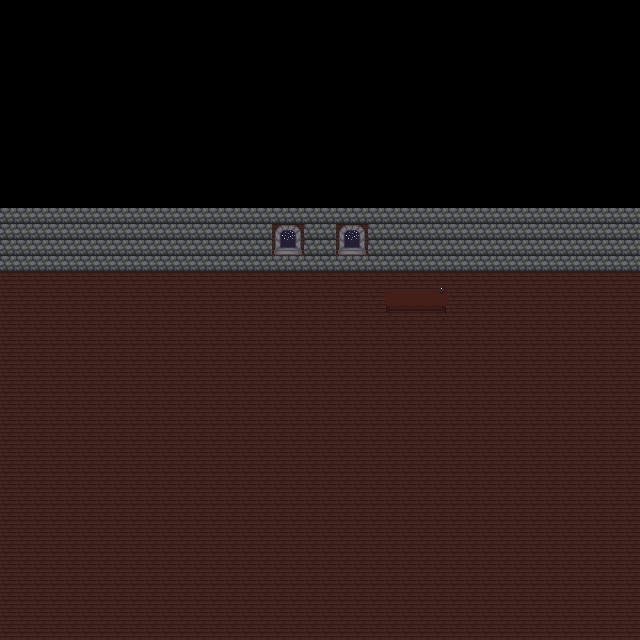

Tiled map render using the project's own tile images. Description and the whole map definition, tile-layer contents included, below:
An orthogonal 40x40 tile map with 16x16 px tiles, 2 tile layers (Tile Layer 2, Tile Layer 1) and 1 object (box).

<map version="1.10" tiledversion="1.12.1" orientation="orthogonal" renderorder="right-down" width="40" height="40" tilewidth="16" tileheight="16" infinite="0" nextlayerid="5" nextobjectid="2">
 <tileset firstgid="1" source="tileset.tsx" />
 <layer id="4" name="Tile Layer 2" width="40" height="40">
  <data encoding="csv">
0,0,0,0,0,0,0,0,0,0,0,0,0,0,0,0,0,0,0,0,0,0,0,0,0,0,0,0,0,0,0,0,0,0,0,0,0,0,0,0,
0,0,0,0,0,0,0,0,0,0,0,0,0,0,0,0,0,0,0,0,0,0,0,0,0,0,0,0,0,0,0,0,0,0,0,0,0,0,0,0,
0,0,0,0,0,0,0,0,0,0,0,0,0,0,0,0,0,0,0,0,0,0,0,0,0,0,0,0,0,0,0,0,0,0,0,0,0,0,0,0,
0,0,0,0,0,0,0,0,0,0,0,0,0,0,0,0,0,0,0,0,0,0,0,0,0,0,0,0,0,0,0,0,0,0,0,0,0,0,0,0,
0,0,0,0,0,0,0,0,0,0,0,0,0,0,0,0,0,0,0,0,0,0,0,0,0,0,0,0,0,0,0,0,0,0,0,0,0,0,0,0,
0,0,0,0,0,0,0,0,0,0,0,0,0,0,0,0,0,0,0,0,0,0,0,0,0,0,0,0,0,0,0,0,0,0,0,0,0,0,0,0,
0,0,0,0,0,0,0,0,0,0,0,0,0,0,0,0,0,0,0,0,0,0,0,0,0,0,0,0,0,0,0,0,0,0,0,0,0,0,0,0,
0,0,0,0,0,0,0,0,0,0,0,0,0,0,0,0,0,0,0,0,0,0,0,0,0,0,0,0,0,0,0,0,0,0,0,0,0,0,0,0,
0,0,0,0,0,0,0,0,0,0,0,0,0,0,0,0,0,0,0,0,0,0,0,0,0,0,0,0,0,0,0,0,0,0,0,0,0,0,0,0,
0,0,0,0,0,0,0,0,0,0,0,0,0,0,0,0,0,0,0,0,0,0,0,0,0,0,0,0,0,0,0,0,0,0,0,0,0,0,0,0,
0,0,0,0,0,0,0,0,0,0,0,0,0,0,0,0,0,0,0,0,0,0,0,0,0,0,0,0,0,0,0,0,0,0,0,0,0,0,0,0,
0,0,0,0,0,0,0,0,0,0,0,0,0,0,0,0,0,0,0,0,0,0,0,0,0,0,0,0,0,0,0,0,0,0,0,0,0,0,0,0,
0,0,0,0,0,0,0,0,0,0,0,0,0,0,0,0,0,0,0,0,0,0,0,0,0,0,0,0,0,0,0,0,0,0,0,0,0,0,0,0,
0,0,0,0,0,0,0,0,0,0,0,0,0,0,0,0,0,0,0,0,0,1,1,0,0,0,0,0,0,0,0,0,0,0,0,0,0,0,0,0,
0,0,0,0,0,0,0,0,0,0,0,0,0,0,0,0,1,1,1,1,1,1,1,0,0,0,0,0,0,0,0,0,0,0,0,0,0,0,0,0,
0,0,0,0,0,0,0,0,0,0,0,0,0,0,0,0,1,1,1,0,0,1,1,1,0,0,0,0,0,0,0,0,0,0,0,0,0,0,0,0,
0,0,0,0,0,0,0,0,0,0,0,0,0,0,0,0,0,0,0,0,0,1,1,0,0,0,0,0,0,0,0,0,0,0,0,0,0,0,0,0,
0,0,0,0,0,0,0,0,0,0,0,0,0,0,0,0,0,0,0,0,0,0,1,1,0,0,1,1,0,0,0,0,0,0,0,0,0,0,0,0,
0,0,0,0,0,0,0,0,0,0,0,0,0,0,0,0,0,0,0,0,0,0,0,0,1,1,1,1,1,0,0,0,0,0,0,0,0,0,0,0,
0,0,0,0,0,0,0,0,0,0,0,0,0,0,0,0,0,0,0,0,0,0,0,1,1,1,1,1,1,0,0,0,0,0,0,0,0,0,0,0,
0,0,0,0,0,0,0,0,0,0,0,0,0,0,0,0,0,0,0,0,0,0,0,0,1,1,1,0,0,0,0,0,0,0,0,0,0,0,0,0,
0,0,0,0,0,0,0,0,0,0,0,0,0,0,0,0,0,0,0,0,0,0,0,0,0,0,0,0,0,0,0,0,0,0,0,0,0,0,0,0,
0,0,0,0,0,0,0,0,0,0,0,0,0,0,0,0,0,0,0,0,0,0,0,0,0,0,0,0,0,0,0,0,0,0,0,0,0,0,0,0,
0,0,0,0,0,0,0,0,0,0,0,0,0,0,0,0,0,0,0,0,0,0,0,0,0,0,0,0,0,0,0,0,0,0,0,0,0,0,0,0,
0,0,0,0,0,0,0,0,0,0,0,0,0,0,0,0,0,0,0,0,0,0,0,0,0,0,0,0,0,0,0,0,0,0,0,0,0,0,0,0,
0,0,0,0,0,0,0,0,0,0,0,0,0,0,0,0,0,0,0,0,0,0,0,0,0,0,0,0,0,0,0,0,0,0,0,0,0,0,0,0,
0,0,0,0,0,0,0,0,0,0,0,0,0,0,0,0,0,0,0,0,0,0,0,0,0,0,0,0,0,0,0,0,0,0,0,0,0,0,0,0,
0,0,0,0,0,0,0,0,0,0,0,0,0,0,0,0,0,0,0,0,0,0,0,0,0,0,0,0,0,0,0,0,0,0,0,0,0,0,0,0,
0,0,0,0,0,0,0,0,0,0,0,0,0,0,0,0,0,0,0,0,0,0,0,0,0,0,0,0,0,0,0,0,0,0,0,0,0,0,0,0,
0,0,0,0,0,0,0,0,0,0,0,0,0,0,0,0,0,0,0,0,0,0,0,0,0,0,0,0,0,0,0,0,0,0,0,0,0,0,0,0,
0,0,0,0,0,0,0,0,0,0,0,0,0,0,0,0,0,0,0,0,0,0,0,0,0,0,0,0,0,0,0,0,0,0,0,0,0,0,0,0,
0,0,0,0,0,0,0,0,0,0,0,0,0,0,0,0,0,0,0,0,0,0,0,0,0,0,0,0,0,0,0,0,0,0,0,0,0,0,0,0,
0,0,0,0,0,0,0,0,0,0,0,0,0,0,0,0,0,0,0,0,0,0,0,0,0,0,0,0,0,0,0,0,0,0,0,0,0,0,0,0,
0,0,0,0,0,0,0,0,0,0,0,0,0,0,0,0,0,0,0,0,0,0,0,0,0,0,0,0,0,0,0,0,0,0,0,0,0,0,0,0,
0,0,0,0,0,0,0,0,0,0,0,0,0,0,0,0,0,0,0,0,0,0,0,0,0,0,0,0,0,0,0,0,0,0,0,0,0,0,0,0,
0,0,0,0,0,0,0,0,0,0,0,0,0,0,0,0,0,0,0,0,0,0,0,0,0,0,0,0,0,0,0,0,0,0,0,0,0,0,0,0,
0,0,0,0,0,0,0,0,0,0,0,0,0,0,0,0,0,0,0,0,0,0,0,0,0,0,0,0,0,0,0,0,0,0,0,0,0,0,0,0,
0,0,0,0,0,0,0,0,0,0,0,0,0,0,0,0,0,0,0,0,0,0,0,0,0,0,0,0,0,0,0,0,0,0,0,0,0,0,0,0,
0,0,0,0,0,0,0,0,0,0,0,0,0,0,0,0,0,0,0,0,0,0,0,0,0,0,0,0,0,0,0,0,0,0,0,0,0,0,0,0,
0,0,0,0,0,0,0,0,0,0,0,0,0,0,0,0,0,0,0,0,0,0,0,0,0,0,0,0,0,0,0,0,0,0,0,0,0,0,0,0
</data>
 </layer>
 <layer id="1" name="Tile Layer 1" width="40" height="40">
  <data encoding="csv">
0,0,0,0,0,0,0,0,0,0,0,0,0,0,0,0,0,0,0,0,0,0,0,0,0,0,0,0,0,0,0,0,0,0,0,0,0,0,0,0,
0,0,0,0,0,0,0,0,0,0,0,0,0,0,0,0,0,0,0,0,0,0,0,0,0,0,0,0,0,0,0,0,0,0,0,0,0,0,0,0,
0,0,0,0,0,0,0,0,0,0,0,0,0,0,0,0,0,0,0,0,0,0,0,0,0,0,0,0,0,0,0,0,0,0,0,0,0,0,0,0,
0,0,0,0,0,0,0,0,0,0,0,0,0,0,0,0,0,0,0,0,0,0,0,0,0,0,0,0,0,0,0,0,0,0,0,0,0,0,0,0,
0,0,0,0,0,0,0,0,0,0,0,0,0,0,0,0,0,0,0,0,0,0,0,0,0,0,0,0,0,0,0,0,0,0,0,0,0,0,0,0,
0,0,0,0,0,0,0,0,0,0,0,0,0,0,0,0,0,0,0,0,0,0,0,0,0,0,0,0,0,0,0,0,0,0,0,0,0,0,0,0,
0,0,0,0,0,0,0,0,0,0,0,0,0,0,0,0,0,0,0,0,0,0,0,0,0,0,0,0,0,0,0,0,0,0,0,0,0,0,0,0,
0,0,0,0,0,0,0,0,0,0,0,0,0,0,0,0,0,0,0,0,0,0,0,0,0,0,0,0,0,0,0,0,0,0,0,0,0,0,0,0,
0,0,0,0,0,0,0,0,0,0,0,0,0,0,0,0,0,0,0,0,0,0,0,0,0,0,0,0,0,0,0,0,0,0,0,0,0,0,0,0,
0,0,0,0,0,0,0,0,0,0,0,0,0,0,0,0,0,0,0,0,0,0,0,0,0,0,0,0,0,0,0,0,0,0,0,0,0,0,0,0,
0,0,0,0,0,0,0,0,0,0,0,0,0,0,0,0,0,0,0,0,0,0,0,0,0,0,0,0,0,0,0,0,0,0,0,0,0,0,0,0,
0,0,0,0,0,0,0,0,0,0,0,0,0,0,0,0,0,0,0,0,0,0,0,0,0,0,0,0,0,0,0,0,0,0,0,0,0,0,0,0,
0,0,0,0,0,0,0,0,0,0,0,0,0,0,0,0,0,0,0,0,0,0,0,0,0,0,0,0,0,0,0,0,0,0,0,0,0,0,0,0,
23,23,23,23,23,23,23,23,23,23,23,23,23,23,23,23,23,23,23,23,23,23,23,23,23,23,23,23,23,23,23,23,23,23,23,23,23,23,23,23,
23,23,23,23,23,23,23,23,23,23,23,23,23,23,23,23,23,31,32,23,23,31,32,23,23,23,23,23,23,23,23,23,23,23,23,23,23,23,23,23,
23,23,23,23,23,23,23,23,23,23,23,23,23,23,23,23,23,41,42,23,23,41,42,23,23,23,23,23,23,23,23,23,23,23,23,23,23,23,23,23,
23,23,23,23,23,23,23,23,23,23,23,23,23,23,23,23,23,23,23,23,23,23,23,23,23,23,23,23,23,23,23,23,23,23,23,23,23,23,23,23,
1,1,1,1,1,1,1,1,1,1,1,1,1,1,1,1,1,1,1,1,1,1,1,1,1,1,1,1,1,1,1,1,1,1,1,1,1,1,1,1,
1,1,1,1,1,1,1,1,1,1,1,1,1,1,1,1,1,1,1,1,1,1,1,1,61,62,62,63,1,1,1,1,1,1,1,1,1,1,1,1,
1,1,1,1,1,1,1,1,1,1,1,1,1,1,1,1,1,1,1,1,1,1,1,1,71,72,72,73,1,1,1,1,1,1,1,1,1,1,1,1,
1,1,1,1,1,1,1,1,1,1,1,1,1,1,1,1,1,1,1,1,1,1,1,1,1,1,1,1,1,1,1,1,1,1,1,1,1,1,1,1,
1,1,1,1,1,1,1,1,1,1,1,1,1,1,1,1,1,1,1,1,1,1,1,1,1,1,1,1,1,1,1,1,1,1,1,1,1,1,1,1,
1,1,1,1,1,1,1,1,1,1,1,1,1,1,1,1,1,1,1,1,1,1,1,1,1,1,1,1,1,1,1,1,1,1,1,1,1,1,1,1,
1,1,1,1,1,1,1,1,1,1,1,1,1,1,1,1,1,1,1,1,1,1,1,1,1,1,1,1,1,1,1,1,1,1,1,1,1,1,1,1,
1,1,1,1,1,1,1,1,1,1,1,1,1,1,1,1,1,1,1,1,1,1,1,1,1,1,1,1,1,1,1,1,1,1,1,1,1,1,1,1,
1,1,1,1,1,1,1,1,1,1,1,1,1,1,1,1,1,1,1,1,1,1,1,1,1,1,1,1,1,1,1,1,1,1,1,1,1,1,1,1,
1,1,1,1,1,1,1,1,1,1,1,1,1,1,1,1,1,1,1,1,1,1,1,1,1,1,1,1,1,1,1,1,1,1,1,1,1,1,1,1,
1,1,1,1,1,1,1,1,1,1,1,1,1,1,1,1,1,1,1,1,1,1,1,1,1,1,1,1,1,1,1,1,1,1,1,1,1,1,1,1,
1,1,1,1,1,1,1,1,1,1,1,1,1,1,1,1,1,1,1,1,1,1,1,1,1,1,1,1,1,1,1,1,1,1,1,1,1,1,1,1,
1,1,1,1,1,1,1,1,1,1,1,1,1,1,1,1,1,1,1,1,1,1,1,1,1,1,1,1,1,1,1,1,1,1,1,1,1,1,1,1,
1,1,1,1,1,1,1,1,1,1,1,1,1,1,1,1,1,1,1,1,1,1,1,1,1,1,1,1,1,1,1,1,1,1,1,1,1,1,1,1,
1,1,1,1,1,1,1,1,1,1,1,1,1,1,1,1,1,1,1,1,1,1,1,1,1,1,1,1,1,1,1,1,1,1,1,1,1,1,1,1,
1,1,1,1,1,1,1,1,1,1,1,1,1,1,1,1,1,1,1,1,1,1,1,1,1,1,1,1,1,1,1,1,1,1,1,1,1,1,1,1,
1,1,1,1,1,1,1,1,1,1,1,1,1,1,1,1,1,1,1,1,1,1,1,1,1,1,1,1,1,1,1,1,1,1,1,1,1,1,1,1,
1,1,1,1,1,1,1,1,1,1,1,1,1,1,1,1,1,1,1,1,1,1,1,1,1,1,1,1,1,1,1,1,1,1,1,1,1,1,1,1,
1,1,1,1,1,1,1,1,1,1,1,1,1,1,1,1,1,1,1,1,1,1,1,1,1,1,1,1,1,1,1,1,1,1,1,1,1,1,1,1,
1,1,1,1,1,1,1,1,1,1,1,1,1,1,1,1,1,1,1,1,1,1,1,1,1,1,1,1,1,1,1,1,1,1,1,1,1,1,1,1,
1,1,1,1,1,1,1,1,1,1,1,1,1,1,1,1,1,1,1,1,1,1,1,1,1,1,1,1,1,1,1,1,1,1,1,1,1,1,1,1,
1,1,1,1,1,1,1,1,1,1,1,1,1,1,1,1,1,1,1,1,1,1,1,1,1,1,1,1,1,1,1,1,1,1,1,1,1,1,1,1,
1,1,1,1,1,1,1,1,1,1,1,1,1,1,1,1,1,1,1,1,1,1,1,1,1,1,1,1,1,1,1,1,1,1,1,1,1,1,1,1
</data>
 </layer>
 <objectgroup id="2" name="Object Layer 1">
  <object id="1" name="box" gid="76" x="382.633" y="350.748" width="16" height="16">
   <properties>
    <property name="collider" type="bool" value="true" />
    <property name="pushable" type="bool" value="true" />
   </properties>
  </object>
 </objectgroup>
</map>
